Frame 1 (no input): blank canvas, image omitted
Frame 60 (the mouse pressed at the canvas centre just before this capture): blank canvas, image omitted
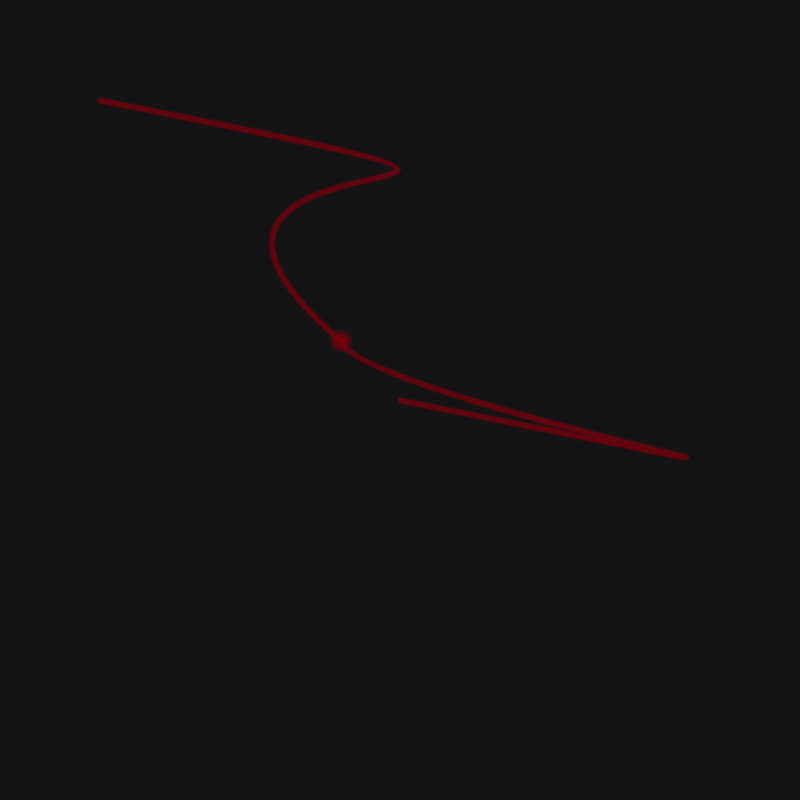
Frame 120 (the mouse held since frame 60 and released just before this capture)

The Processing sketch whose frames 1 and 60 were blank and that drew this single picture after the mouse press (run headless with seeded random() and noise(); from frame 60 on, the mouse is pressed at the canvas centre):

// Processing sketch: processing_144064
// ── processing_144064.pde


//an array of bezcritters
BezCritter[] bezcritters;


//BezCritter bez1;
//BezCritter bez2;


void setup() {
 
  frameRate(30);
  size(800, 800);
  //initialize bezcritters
 bezcritters = new BezCritter[0];
 

 
}

void draw() {
   background(20);
 
for (int i = 0; i < bezcritters.length; i++) {
 bezcritters[i].display();
bezcritters[i].swim(); 
}
 
 
}

void mousePressed() {
  BezCritter myBezCritter = new BezCritter(mouseX, mouseY);
  bezcritters = (BezCritter[]) append(bezcritters, myBezCritter);
} 






/*
void bezcritter() {
  
  // bez traits
  
  int x1 = 122;
  int y1 = 237;
  int x2 = 372;
  int y2 = 287;
  int x3 = 107;
  int y3 = 237;
  int x4 = 94;
  int y4 = 98;
  
  // critter head traits
  
  int hx = 94;
  int hy = 91;
  int headHeight = 10;
  int headWidth = 10;
  
   noFill();
  stroke(90, 0, 0, 50);
  smooth();
 // bezier(218, 196, 468, 246, 203, 196, 94, 98); //top bez
 bezier(x1, y1, x2, y2, x3, y3, x4, y4); // middle bez
// bezier(71, 209, 321, 259, 56, 209, 94, 89); // bottom bez
 fill(120, 0, 0, 75);
  ellipse(hx, hy, headHeight, headWidth);
}
*/



class BezCritter {
  

  // bez traits
  
  float sthin = random(2, 6);      //random stroke values
  float sthick = random(6, 10);    //random stroke thickness 
  int oThin = 175;                 // alpha for thin bez
  int oThick = 100;              // alpha for thick bez
  
  
  // all bezier anchor and control points
  float x1;
  float y1;
  float x2;
  float y2;
  float x3;
  float y3;
 
  float x5;
  float y5;
  float x6;
  float y6;
  float x7;
  float y7;

 /////////////////////////////////////////////

 
  float speed;           // speed variable of swim
  float b;                // rgb blue
  float s;                // rgb stroke red
  float cx = (x1+x3)/2;      // calculate center of bezier 
  float cy = (y1+y3)/2;     // calculate center of bezier
  
  // critter head traits
  
  float hx;      // x value for head ellipse
  float hy;      // y value for head ellipse
  int headHeight;     // height of head ellipse
  int headWidth;      // width of head ellipse
  
  BezCritter(int centerX, int centerY) {    // passing through centerX and centerY // mouseX and mouseY values
    
   // critter head traits
  
  hx = centerX;  //94    // head x value is centerX
  hy = centerY;  //91    // head y value is centerY
  headHeight = 15;      // set height of head ellipse
  headWidth = 15;     // set width of head ellipse
  
   // bez traits  // give all bezier control and anchor points a value
 
  x1 = centerX; //mouseX //122  //x3 - 40
  y1 = centerY; // mouseY //237 //x3 + 115
  x2 = x1 + (width - width/6);
  y2 = y1 + width/6;
  x3 = x1 - width/20;
 
 
  x5 = centerX/4;  //71 //x7 - 40
  y5 = centerY/4; //209 //x5 + 138
  x6 = x5 + (width - width/6);
  y6 = y5 + width/6;
  x7 = x5 - width/20;
  
  ///////////////////////////////////////////
  
  speed = 1;   // set speed of swim
  s = random(90, 120);    // red stroke will be random
  b = random(10, 60);     // blue in stroke color will be random


  }
  
void display() {    // this is what the beziers look like

   noFill();
   strokeWeight(sthin);
  stroke(s, 0, 0, oThin);
  smooth();
 bezier(x1, y1, x2, y2, x3, y1, hx, hy); // top bez
 bezier(x5, y5, x6, y6, x7, y5, hx, hy); //bottom bez
 strokeWeight(sthick);
 stroke(s, 0, b, oThick);
 bezier(x5, y5, x6, y6, x7, y5, hx, hy);
  bezier(x1, y1, x2, y2, x3, y1, hx, hy); 
  fill(s, 0, 0, 180);
  ellipse(hx, hy, headHeight, headWidth);
  
/* // print variables ///////////
  
   println(        );
   println(" x6= "+x2);
   println(" y6= "+x6);
   println(" x3= "+x3); 
   println(" y1= "+y1);

   println(" x7= "+x7);
   println(" y5= "+y5);
   
 /////////////////////////////
  */

}

void swim() {            // this is how the bezier moves across the screen
if(hx < width) {
 hx = hx - speed;
 hy = hy - speed;


}
 if(hx > width/2) {
   oThin = 125;   ///// trying to change opacity a bit as it moves too. Eventually maybe fade out as it moves across the screen. 
   oThick = 100;
   hx = hx - speed/2;
   hy = hy - speed/2;
   
 x3 = x3 - speed;
   x7 = x7 - speed;
  
   
  
   y2 = y2 - speed;
   x6 = x6 - speed;
   y6 = y6 - speed;
   
  x1 = x1 - speed;
   y1 = y1 - speed;
  x5 = x5 - speed;
   y5 = y5 - speed;
   x2 = x2 - speed;
   
 
  
 }  /// trying to figure out how to get the end points unstuck as it moves backwards.
//// Pretty sure it has something to do with the variables going negative. But not sure how to fix it yet.  

if(x7 <= 0) {
  x7 = 2;
}

if(y5 <= 0) {
  y5 = 2;
}
  

 
 



}


}
